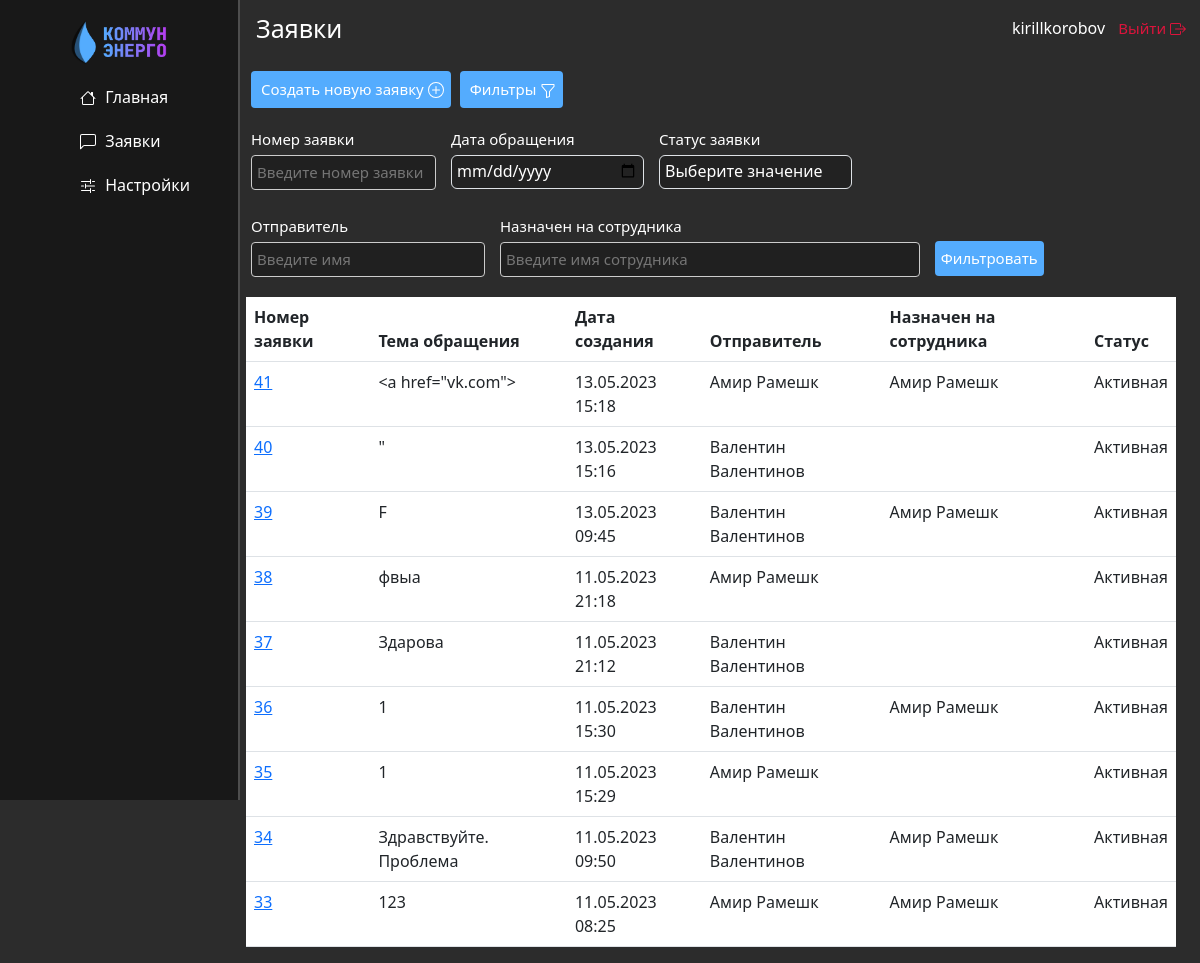
The page /messages/ (signed in) on the database as committed earlier.
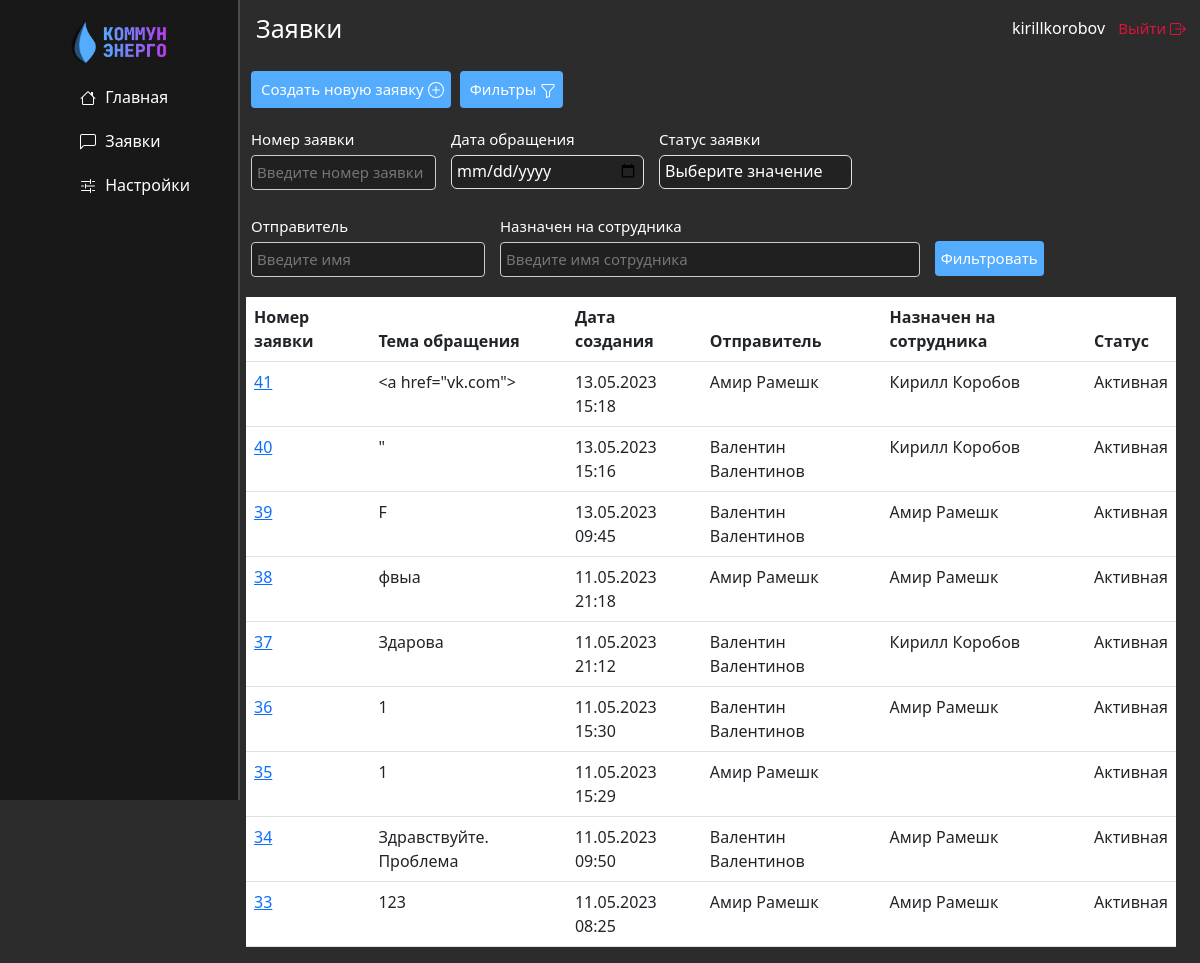
The same page on the database as committed later.
### messages_home/models.py (models this page shows, shortened)
class Conversation(models.Model):
  STATUS_CHOICES = [
    ('active', 'Активная'),
    ('closed', 'Закрыта'),
    ('snoozed', 'Отложена'),
  ]
  user1 = models.ForeignKey(User, on_delete=models.CASCADE, related_name='conversations_started')
  user2 = models.ForeignKey(User, on_delete=models.CASCADE, related_name='conversations_involved', null=True)
  title = models.CharField(max_length=50)
  created_at = models.DateTimeField(auto_now_add=True)
  status = models.CharField(max_length=20, choices=STATUS_CHOICES, default='Активная')
  class Meta:
    verbose_name_plural = 'Диалоги'
    verbose_name = 'Диалог'
    ordering = ['-created_at']

### messages_home/views.py (the view, shortened to what this page needs)
# urls.py: path('', views.conversations_list, name='conversations_list'),
@login_required
def conversations_list(request):
    if request.method == 'POST':
        form = ConversationForm(request.POST)
        if form.is_valid():
            new_conversation = form.save(commit=False)
            new_conversation.user1 = request.user
            new_conversation.status = 'Активная'
            new_conversation.save()
            return JsonResponse({'url': reverse('conversation_detail', args=[new_conversation.id])})
        else:
            return JsonResponse({'error': form.errors})
    else:
        form = ConversationForm()
    user = request.user
    if user.is_authenticated and user.groups.filter(name='Обычные пользователи').exists():
        normal_users = User.objects.filter(
            groups__name='Обычные пользователи')
        conversations = Conversation.objects.filter(
            Q(user1__in=normal_users) | Q(user2__in=normal_users))
    else:
        conversations = Conversation.objects.all()
    number = request.GET.get('number')
    date = request.GET.get('date')
    status = request.GET.get('status')
    sender = request.GET.get('sender')
    recipient = request.GET.get('recipient')
    if number:
        number = int(number)
        conversations = conversations.filter(id__icontains=number)
    if date:
        date = datetime.strptime(date, '%Y-%m-%d').date()
        start_date = datetime.combine(date, time.min)
        end_date = datetime.combine(date, time.max)
        conversations = conversations.filter(
            created_at__gte=start_date, created_at__lt=end_date)
    if status:
        conversations = conversations.filter(status=status)
    return render(request, 'messages_home/conversations_list.html', {
        'conversations': conversations
    })

### messages_home/templates/messages_home/conversations_list.html (shortened to what this page needs)
{% extends 'main/layout.html' %}
{% block main_content %}
<div class="row">
  <div class="col-md-12">
    <button class="blue-button" id="new-conv-btn">
      Создать новую заявку
    </button>
    <button id="filter-btn" class="blue-button">
      Фильтры
    </button>
    <div class="filter-form-conversations" id="q1s1">
      <form method="get" class="filter-form" action="">
        <div class="filters-boxes">
          <div class="filters-up-row">
            <div class="number-box filter-box">
              <label for="number">Номер заявки</label>
              <input type="text" class="" id="number" name="number" placeholder="Введите номер заявки">
            </div>
            <div class="date-box filter-box">
              <label for="date">Дата обращения</label>
              <input type="date" class="form-control forms-stat-date" id="date" name="date">
            </div>
            {% if user.groups.all.0.name != 'Обычные пользователи'%}
            <div class="status-box filter-box">
              <label for="status">Статус заявки</label>
              <select class="form-control forms-stat-date" id="status" name="status">
                <option class="status-option" selected hidden value="">Выберите значение</option>
              </select>
            </div>
            {% endif %}
          </div>
          <div class="filters-bot-row">
            {% if user.groups.all.0.name != 'Обычные пользователи'%}
            <div class="sender-box filter-box">
              <label for="sender" class="">Отправитель</label>
              <div class="">
                <input type="text" name="sender" class="" id="sender"
                       placeholder="Введите имя">
              </div>
            </div>
            <div class="recipient-box filter-box">
              <label for="recipient" class="">Назначен на сотрудника</label>
              <input type="text" name="recipient" class="" id="recipient"
                     placeholder="Введите имя сотрудника">
            </div>
            {% endif %}
            <div class="btn-box filter-box">
              <button type="submit" id='w131' class="submit-btn-filter">Фильтровать</button>
            </div>
          </div>
        </div>
      </form>
    </div>
    <table class="table">
      <thead>
      <tr>
        <th>Номер заявки</th>
        <th>Тема обращения</th>
        <th>Дата создания</th>
        {% if user.groups.all.0.name != 'Обычные пользователи'%}
        <th>Отправитель</th>
        <th>Назначен на сотрудника</th>
        <th>Статус</th>
        {% endif %}
      </tr>
      </thead>
      <tbody>
      {% for conversation in conversations %}
      <tr>
        <td><a href="{% url 'conversation_detail' conversation.id %}">{{ conversation.id }}</a></td>
        <td>{{ conversation.title }}</td>
        <td>{{ conversation.created_at|date:"SHORT_DATETIME_FORMAT" }}</td>
        {% if user.groups.all.0.name != 'Обычные пользователи'%}
        <td>{{ conversation.user1.first_name}} {{ conversation.user1.last_name }}</td>
        <td>{{ conversation.user2.first_name}} {{ conversation.user2.last_name }}</td>
        <td>{{ conversation.status}}</td>
        {% endif %}
      </tr>
      {% endfor %}
      </tbody>
    </table>
  </div>
</div>
{% endblock %}
{% block pagename %}
<h1>Заявки</h1>
{% endblock%}

### main/templates/main/layout.html (shortened to what this page needs)
{% load static %}
<!DOCTYPE html>
<html class="theme-dark">
<head>
  <link href="https://cdn.jsdelivr.net/npm/bootstrap@5.3.0-alpha3/dist/css/bootstrap.min.css" rel="stylesheet"
>
  <link rel="stylesheet" href="{% static 'main/css/main.css' %}">
</head>
<body>
<div class="aside-box">
  <aside>
    <img src="{% static '/main/img/logo.png' %}" alt="logo">
    <ul>
      <a href="{% url 'home' %}">
        <li>
          Главная
        </li>
      </a>
      <a href="{% url 'conversations_list' %}">
        <li>
          Заявки
        </li>
      </a>
      {% if user.groups.all.0.name != 'Обычные пользователи'%}
      <a href="{% url 'settings' %}">
        <li>
          Настройки
        </li>
      </a>
      {% endif %}
    </ul>
  </aside>
</div>
<main>
  <div class="topline">
    <div class="topline-content">
      <div class="page-name">
        {% block pagename %}
        {% endblock%}
      </div>
      <div class="login-panel">
        <label class="user-name">
          {{ user }}
        </label>
        <a class="logout-btn" onclick="logout()">
          Выйти
        </a>
      </div>
    </div>
  </div>
  {% block main_content %}
  {% endblock %}
</main>
</body>
</html>

### main/static/main/css/main.css (style rules this page uses)
* { font-family: system-ui, -apple-system, "Segoe UI", Roboto, "Helvetica Neue", "Noto Sans", "Liberation Sans", Arial, sans-serif, "Apple Color Emoji", "Segoe UI Emoji", "Segoe UI Symbol", "Noto Color Emoji"; color: #fff; }
body { background: #2c2c2c; }
aside { display: flex; flex-direction: column; flex-wrap: no-wrap; float: left; align-items: center; background: #181818; width: 20%; padding: 2,5%; height: 100vh; position: fixed; border-right: 2px solid #4d4d4d; }
aside img { margin-top: 20px; width: 40%; float: left; }
aside ul { list-style: none; }
aside a { text-decoration: none; }
aside ul li { color: #fff; margin-top: 20px; display: block; transition: transform .6s ease; }
.topline { width: 100%; height: 7vh; color: white; font-family: system-ui, -apple-system, "Segoe UI", Roboto, "Helvetica Neue", "Noto Sans", "Liberation Sans", Arial, sans-serif, "Apple Color Emoji", "Segoe UI Emoji", "Segoe UI Symbol", "Noto Color Emoji"; }
.topline-content { display: flex; padding: 10px; width: 100%; height: 7vh; }
.topline-content h1 { font-size: 25px; }
main { padding-left: 20.5%; }
.filters-boxes input[type="text"], input[type="email"], input[type="password"] { background-color: #202020; width: 100%; margin: 5px 0 15px 0; display: inline-block; border: 1px solid #ccc; border-radius: 4px; box-sizing: border-box; color: white; font-family: system-ui, -apple-system, "Segoe UI", Roboto, "Helvetica Neue", "Noto Sans", "Liberation Sans", Arial, sans-serif, "Apple Color Emoji", "Segoe UI Emoji", "Segoe UI Symbol", "Noto Color Emoji" }
.table { width: 100%; }
.filter-form-conversations { font-size: 15px; }
.filters-boxes { display: flex; flex-direction: column; justify-content: space-around; }
.filters-up-row { display: flex; flex-direction: row; justify-content: flex-start; align-items: center; }
.filters-bot-row { display: flex; flex-direction: row; justify-content: flex-start; align-items: center; }
.filter-box { padding: 5px 10px 5px 5px; }
.filter-box input[type="text"] { padding: 5px; }
.submit-btn-filter { background-color: #54ACFE; color: white; font-family: system-ui, -apple-system, "Segoe UI", Roboto, "Helvetica Neue", "Noto Sans", "Liberation Sans", Arial, sans-serif, "Apple Color Emoji", "Segoe UI Emoji", "Segoe UI Symbol", "Noto Color Emoji"; font-size: 15px; border: none; border-radius: 4px; cursor: pointer; height: 35px; margin-top: 11px; }
.number-box { margin-top: 15px; width: 200px; }
.forms-stat-date { margin-top: 4px; height: 34px; background-color: #222; color: white; padding: 3px 5px 5px 5px; width: 193px; }
.blue-button { background-color: #54ACFE; color: white; font-family: system-ui, -apple-system, "Segoe UI", Roboto, "Helvetica Neue", "Noto Sans", "Liberation Sans", Arial, sans-serif, "Apple Color Emoji", "Segoe UI Emoji", "Segoe UI Symbol", "Noto Color Emoji"; font-size: 15px; border: none; border-radius: 4px; cursor: pointer; margin: 15px 0 0 5px; padding: 7px; padding-left: 10px; text-decoration: none; }
.nav-icon { margin-right: 5px; margin-bottom: 2px; }
.logout-btn { color: #dc143c; font-size: 15px; cursor: pointer; padding: 4px; text-decoration: none; }
.topline-content { display: flex; align-items: center; justify-content: space-between; }
.user-name { margin-right: 5px; }
.bi-box-arrow-right { margin-bottom: 2px; fill: #dc143c; }
.bi-plus-circle { margin-bottom: 2px; }
.status-option { background-color: #222; }
.row { display: flex; width: 100%; margin-right: 10px; }
.page-name h1 { margin-bottom: 0; }

Rows that differ between the two databases and show on the page:
changed Conversation "<a href=\"vk.com\">": user2.first_name "Амир" → "Кирилл"; user2.last_name "Рамешк" → "Коробов"
changed Conversation id 40: user2.first_name (not shown) → "Кирилл"; user2.last_name (not shown) → "Коробов"
changed Conversation "фвыа": user2.first_name (not shown) → "Амир"; user2.last_name (not shown) → "Рамешк"
changed Conversation "Здарова": user2.first_name (not shown) → "Кирилл"; user2.last_name (not shown) → "Коробов"
